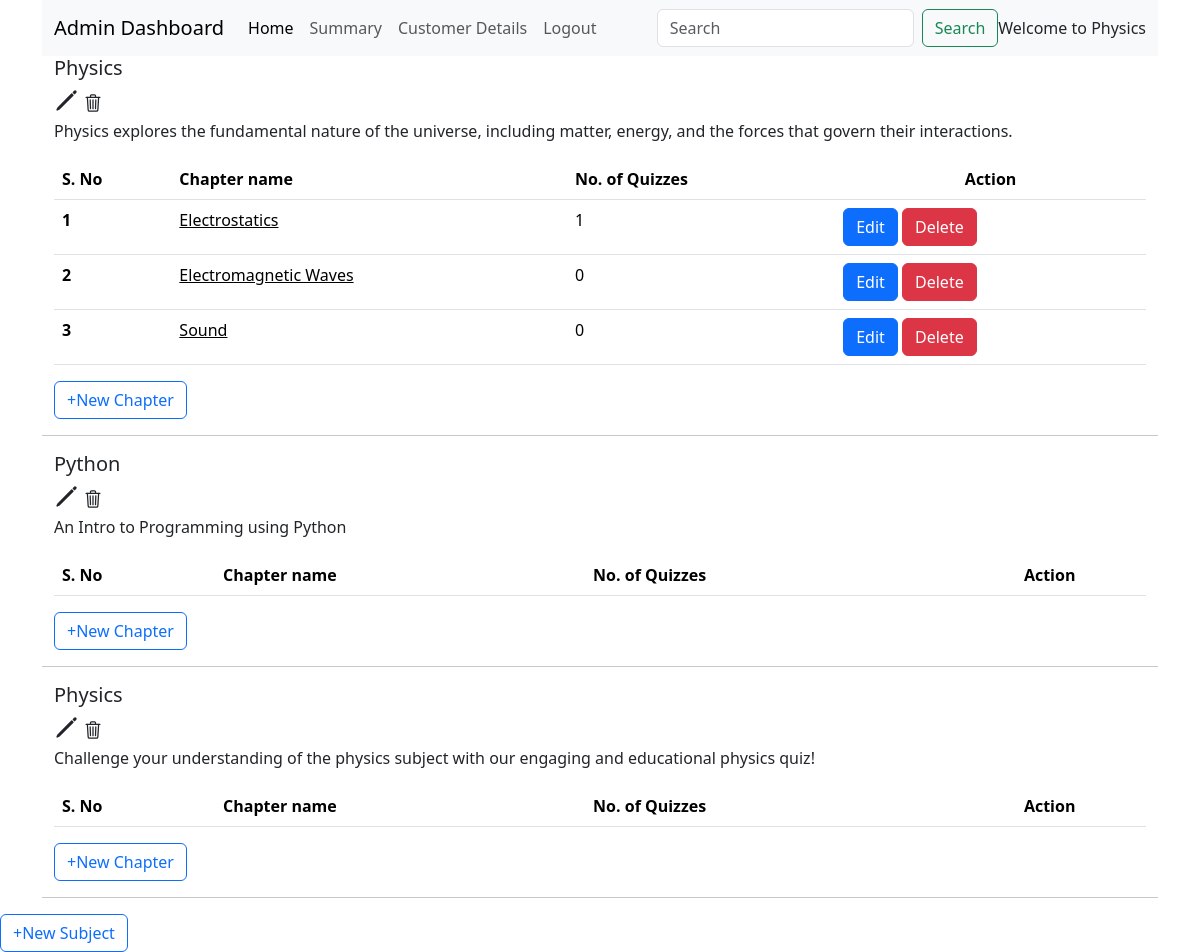
The app's page /admin_dashboard/Physics, older data.
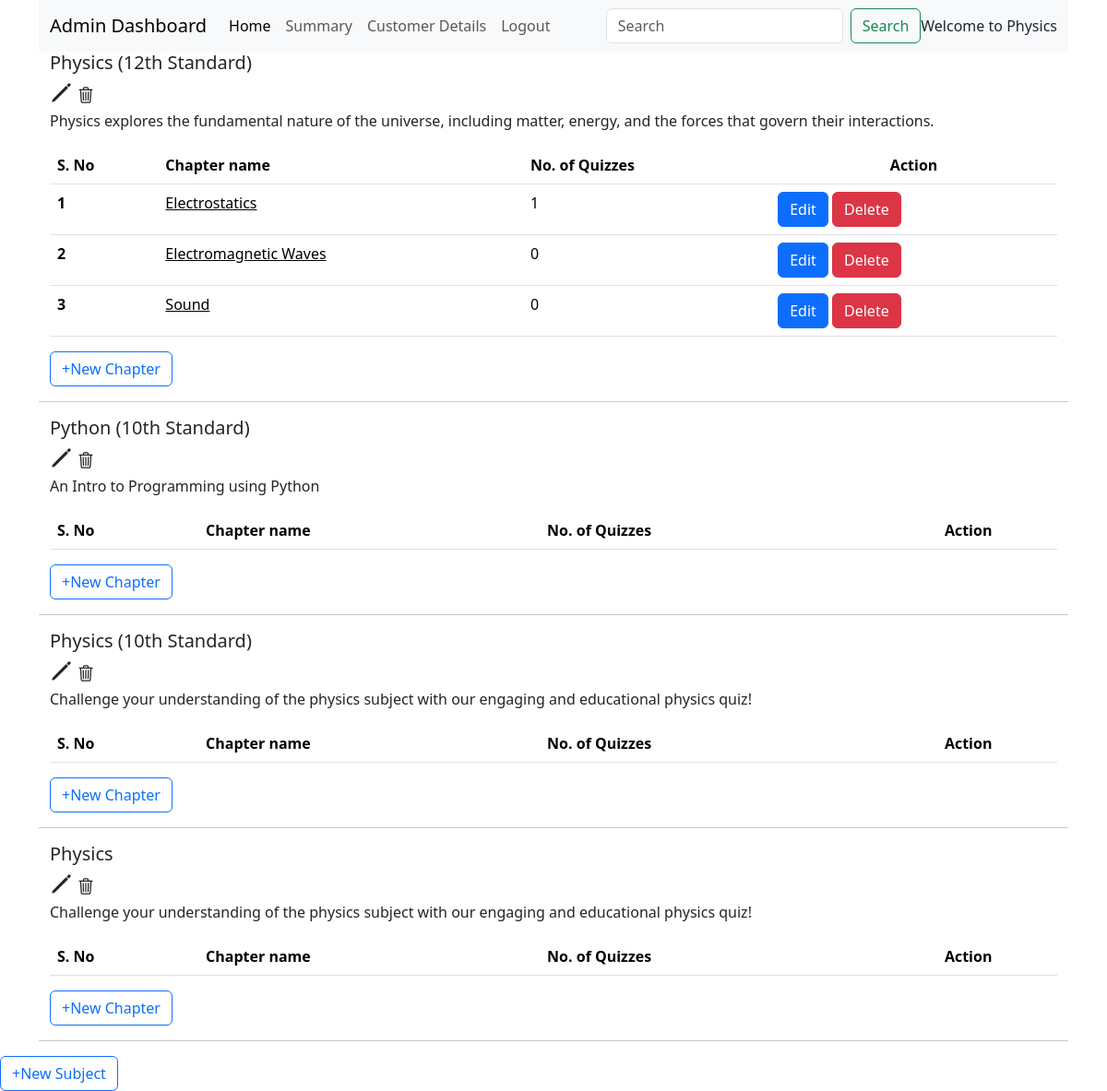
The same page, newer data.
### backend/models.py (models this page shows)
class Subject(db.Model):
  __tablename__="subject"
  sub_id=db.Column(db.Integer, primary_key=True, nullable=False)
  name=db.Column(db.String, nullable=False)
  description=db.Column(db.String)
  chapters=db.relationship("Chapter", cascade="all,delete", backref="subject", lazy=True)

class Chapter(db.Model):
  __tablename__="chapter"
  ch_id=db.Column(db.Integer, primary_key=True, nullable=False)
  subject_id=db.Column(db.Integer, db.ForeignKey("subject.sub_id"), nullable=False)
  name=db.Column(db.String, nullable=False)
  description=db.Column(db.String)
  quizes=db.relationship("Quiz", cascade="all,delete", backref="chapter", lazy=True)

### backend/controllers.py (the view)
@app.route('/admin_dashboard/<name>', methods=["GET","POST"])
def admin_dashboard(name):
  if request.method=="GET":
    subjects = db.session.query(Subject).all()
    return render_template("admin_dashboard.html", name=name, subjects=subjects)

### templates/admin_dashboard.html (shortened to what this page needs)
<!DOCTYPE html>
<html lang="en">
<head>
  <link href="https://cdn.jsdelivr.net/npm/bootstrap@5.3.3/dist/css/bootstrap.min.css" rel="stylesheet">
  <link href="https://cdn.jsdelivr.net/npm/bootstrap-icons/font/bootstrap-icons.css" rel="stylesheet">
  <link href="/static/style/admin_dashboard.css" rel="stylesheet">
</head>
<body>
  <div class="container new-container">
    <nav class="navbar navbar-expand-lg bg-body-tertiary">
      <div class="container-fluid">
        <a class="navbar-brand" href="#">Admin Dashboard</a>
        <div class="collapse navbar-collapse" id="navbarSupportedContent">
          <ul class="navbar-nav me-auto mb-2 mb-lg-0">
            <li class="nav-item">
              <a class="nav-link active" aria-current="page" href="/admin_dashboard/{{name}}">Home</a>
            </li>
            <li class="nav-item">
              <a class="nav-link" href="#">Summary</a>
            </li>
            <li class="nav-item">
              <a class="nav-link" href="/admin_user/{{name}}">Customer Details</a>
            </li>
            <li class="nav-item">
              <a class="nav-link" onclick="window.location.href='/'">Logout</a>
            </li>
          </ul>
          <form class="d-flex" role="search" method="POST" action="/search/{{name}}">
            <input class="form-control me-2" type="search" placeholder="Search" aria-label="Search" name="search" id="search">
            <button class="btn btn-outline-success" type="submit">Search</button>
          </form>
          <span class="nav=text">
            Welcome to {{name}}
          </span>
        </div>
      </div>
    </nav>
    {% for subject in subjects %}
    <div class="container new-container">
      <div class="title"><h5>{{subject.name}}</h5>
        <a onclick="window.location.href='/admin_dashboard/{{subject.sub_id}}/edit_subject/{{name}}'" ><ion-icon name="pencil-outline" style="font-size: 25px;" ></ion-icon></a>
        <a onclick="window.location.href='/admin_dashboard/{{subject.sub_id}}/delete_subject/{{name}}'"><ion-icon name="trash-outline" style="font-size: 20px;"></ion-icon></a>
      </div>
      <div class="description">{{subject.description}}</div>
      <table class="table table-striped">
        <table class="table">
          <thead>
            <tr>
              <th scope="col">S. No</th>
              <th scope="col">Chapter name</th>
              <th scope="col">No. of Quizzes</th>
              <th scope="col" class="text-center">Action</th>
            </tr>
          </thead>
          <tbody>
            {% for chapter in subject.chapters %}
            <tr>
              <th scope="row">{{chapter.ch_id}}</th>
              <td id="clickable"><a onclick="window.location.href='/admin_dashboard/{{subject.sub_id}}/{{chapter.ch_id}}/{{name}}'">{{chapter.name}}</a></td>
              <td>{{chapter.quizes | length}}</td>
              <td><a onclick="window.location.href='/admin_dashboard/{{subject.sub_id}}/{{chapter.ch_id}}/edit_chapter/{{name}}'" type="button" class="btn btn-primary">Edit</a>
              <a onclick="window.location.href='/admin_dashboard/{{subject.sub_id}}/{{chapter.ch_id}}/delete_chapter/{{name}}'" type="button" class="btn btn-danger">Delete</a></td>
              {% endfor %}
            </tr>
          </tbody>
        </table>
        <a onclick="window.location.href='/admin_dashboard/{{subject.sub_id}}/new_chapter/{{name}}'" type="button" class="btn btn-outline-primary">+New Chapter</a>
      </table>
    </div>
    <hr />
    {% endfor %}
  </div>
  <a onclick="window.location.href='/admin_dashboard/new_subject/{{name}}'" type="button" class="btn btn-outline-primary">+New Subject</a>
</body>
</html>

### static/style/admin_dashboard.css (style rules this page uses)
#clickable { text-decoration: underline; cursor: pointer; }
li a { cursor: pointer; }

Row changes from the older to the newer data that the page shows:
added Subject: name "Physics", description "Challenge your understanding of the physics subject with our engaging and educational physics quiz!"
changed Subject: name "Physics" → "Physics (12th Standard)"
changed Subject "An Intro to Programming using Python": name "Python" → "Python (10th Standard)"
changed Subject: name "Physics" → "Physics (10th Standard)"
Text that changed along with them:
{{ name }}: "Physics" → (not shown)
